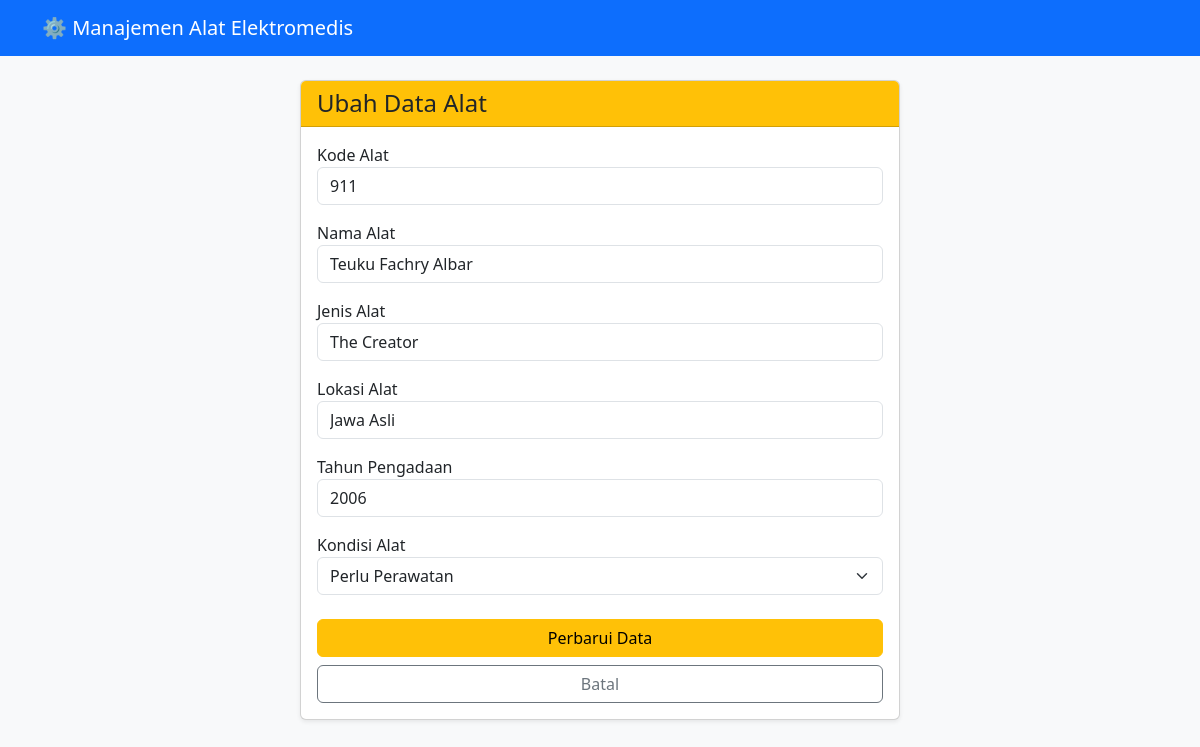
Page /4/edit/ on the committed database.
### alat/models.py (models this page shows, shortened)
class AlatElektromedis(models.Model):
    KONDISI_CHOICES = (
        ('Baik', 'Baik'),
        ('Perlu Perawatan', 'Perlu Perawatan'),
        ('Rusak', 'Rusak'),
    )
    kode_alat = models.CharField(max_length=20, unique=True)
    nama_alat = models.CharField(max_length=100)
    jenis_alat = models.CharField(max_length=100)
    lokasi = models.CharField(max_length=100)
    tahun_pengadaan = models.IntegerField()
    kondisi = models.CharField(max_length=30, choices=KONDISI_CHOICES)
    status_kelayakan = models.CharField(max_length=50)

### alat/views.py (the view, shortened to what this page needs)
# urls.py: path('<str:pk>/edit/', views.edit_alat, name='edit_alat'),
def edit_alat(request, pk):
    alat = get_object_or_404(AlatElektromedis, pk=pk)
    return render(request, 'alat/edit_alat.html', {'alat': alat})

### alat/templates/alat/edit_alat.html (shortened to what this page needs)
{% extends 'alat/base.html' %}
{% block content %}
<div class="card shadow-sm mx-auto" style="max-width: 600px;">
    <div class="card-header bg-warning">
        <h4 class="mb-0">Ubah Data Alat</h4>
    </div>
    <div class="card-body">
        <form method="POST" action="">
            <div class="mb-3"><label>Kode Alat</label><input type="text" name="kode_alat" class="form-control" value="{{ alat.kode_alat }}"></div>
            <div class="mb-3"><label>Nama Alat</label><input type="text" name="nama_alat" class="form-control" value="{{ alat.nama_alat }}"></div>
            <div class="mb-3"><label>Jenis Alat</label><input type="text" name="jenis_alat" class="form-control" value="{{ alat.jenis_alat }}"></div>
            <div class="mb-3"><label>Lokasi Alat</label><input type="text" name="lokasi" class="form-control" value="{{ alat.lokasi }}"></div>
            <div class="mb-3"><label>Tahun Pengadaan</label><input type="number" name="tahun_pengadaan" class="form-control" value="{{ alat.tahun_pengadaan }}"></div>
            <div class="mb-4">
                <label>Kondisi Alat</label>
                <select name="kondisi" class="form-select">
                    <option value="Perlu Perawatan" {% if alat.kondisi == 'Perlu Perawatan' %}selected{% endif %}>Perlu Perawatan</option>
                </select>
            </div>
            <button type="submit" class="btn btn-warning w-100">Perbarui Data</button>
            <a href="{% url 'daftar_alat' %}" class="btn btn-outline-secondary w-100 mt-2">Batal</a>
        </form>
    </div>
</div>
{% endblock %}

### rows in the picture
AlatElektromedis: kode_alat "911", nama_alat "Teuku Fachry Albar", jenis_alat "The Creator", lokasi "Jawa Asli", tahun_pengadaan "2006", kondisi "Perlu Perawatan"
